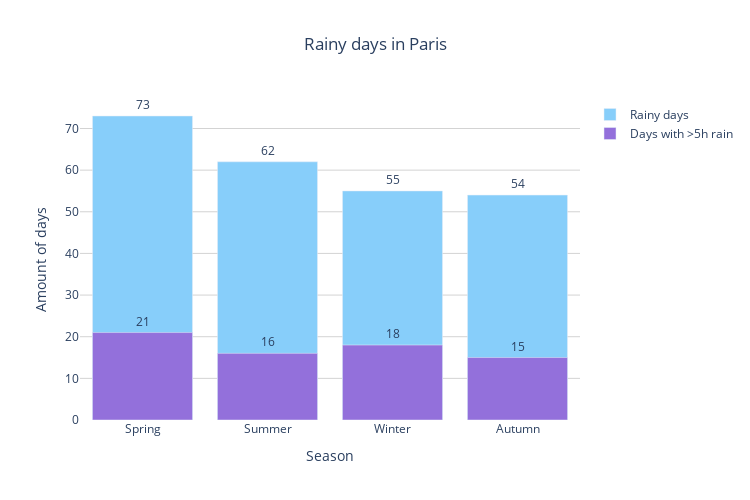

Write notebook code for a chart like this one.
### Code cell
fig = go.Figure()

fig.add_trace(go.Bar(
    x=frequency_table.index, 
    y=frequency_table.values, 
    text=frequency_table.values, 
    textposition="outside",
    name="Rainy days",
    marker_color="LightSkyBlue"
))

fig.add_trace(go.Bar(
    x=frequency_table_2.index, 
    y=frequency_table_2.values, 
    text=frequency_table_2.values, 
    textposition="outside",
    name="Days with >5h rain",
    marker_color="MediumPurple"
))

fig.update_layout(
    title="Rainy days in Paris",
    xaxis_title="Season",
    yaxis_title="Amount of days",
    barmode="overlay",
    plot_bgcolor="white",
    paper_bgcolor="white",
    yaxis=dict(showgrid=True, gridcolor="lightgray"),
    title_x=0.5,
    width=750,height=500 
)

fig.show()

### Figure 1 — Plotly figure (JSON) as saved in the notebook; plotly's stock layout.template omitted (floating-point values rounded to 4 significant figures)
{"data": [{"marker": {"color": "LightSkyBlue"}, "name": "Rainy days", "text": [73, 62, 55, 54], "textposition": "outside", "type": "bar", "x": ["Spring", "Summer", "Winter", "Autumn"], "y": [73, 62, 55, 54]}, {"marker": {"color": "MediumPurple"}, "name": "Days with >5h rain", "text": [21, 18, 16, 15], "textposition": "outside", "type": "bar", "x": ["Spring", "Winter", "Summer", "Autumn"], "y": [21, 18, 16, 15]}], "layout": {"barmode": "overlay", "height": 500, "paper_bgcolor": "white", "plot_bgcolor": "white", "title": {"text": "Rainy days in Paris", "x": 0.5}, "width": 750, "xaxis": {"title": {"text": "Season"}}, "yaxis": {"gridcolor": "lightgray", "showgrid": true, "title": {"text": "Amount of days"}}}}
